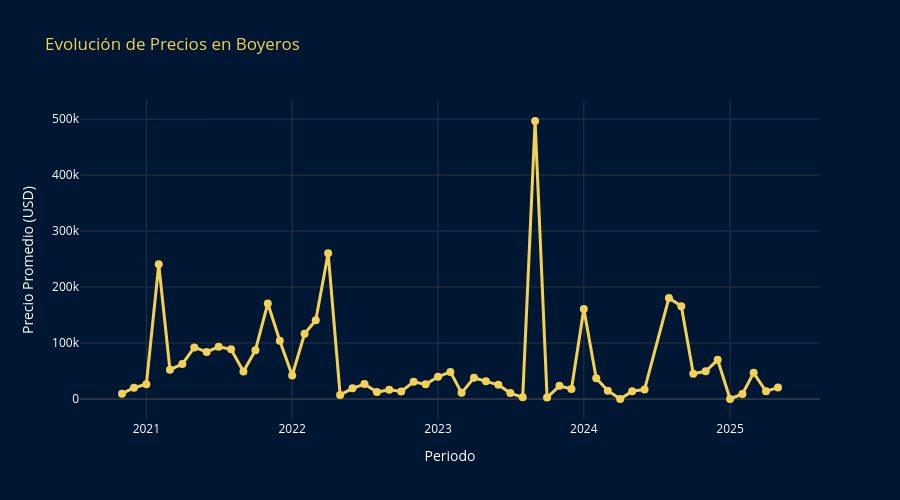
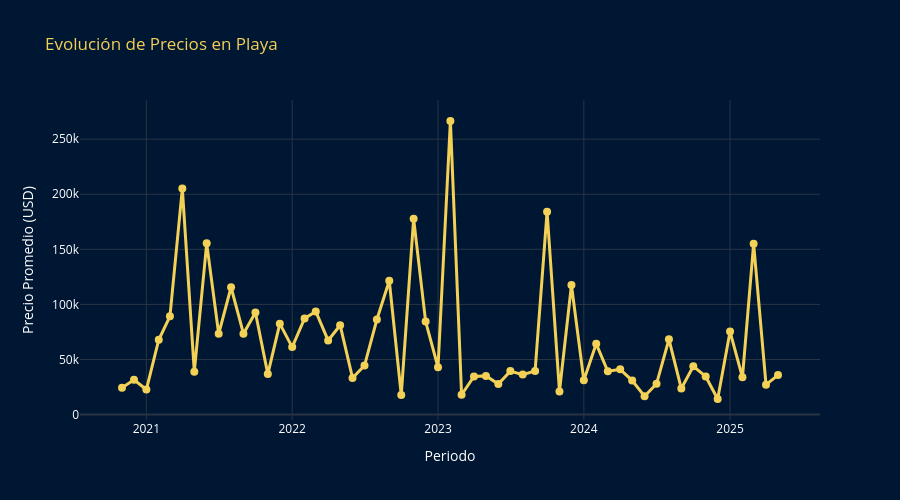
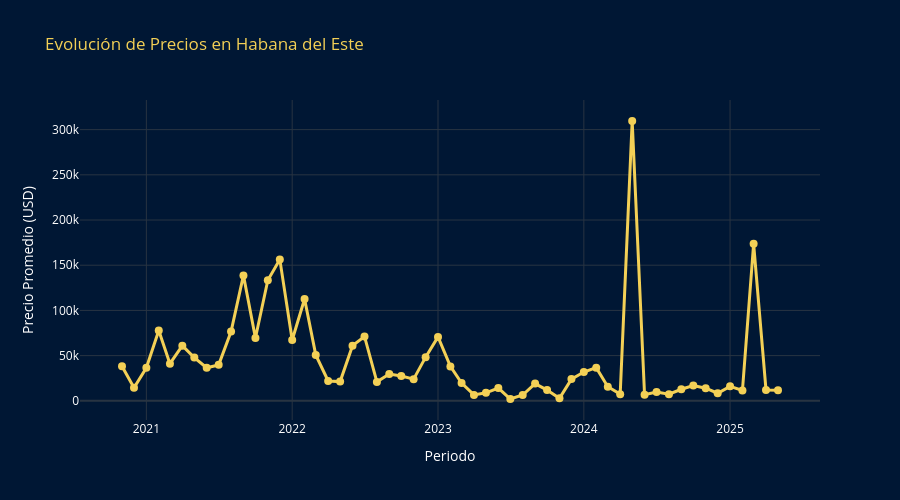
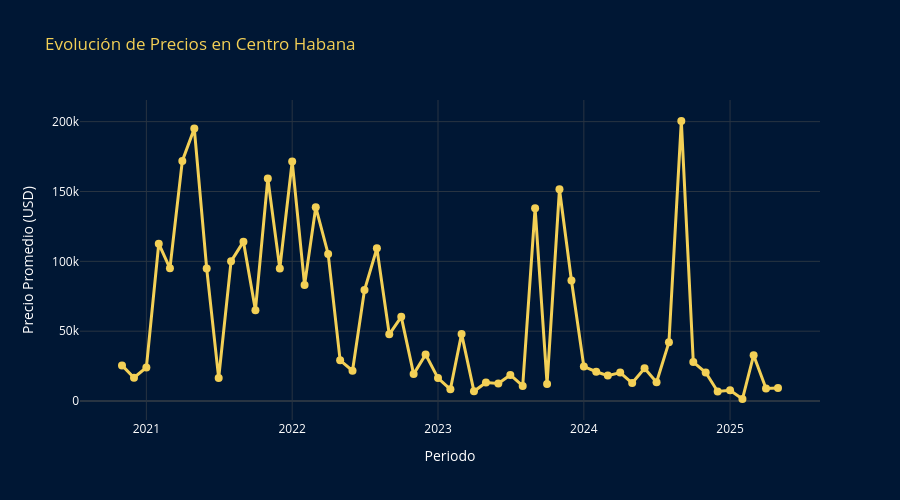

Here is the notebook cell these charts were saved with, in order:
### Code cell
def analizar_municipio(processed_ventas_df, municipio):

    COLOR_PRINCIPAL = "#F3D056"
    COLOR_FONDO = "#001734"

    df_municipio = processed_ventas_df[processed_ventas_df["Municipio"] == municipio].copy()

    if "Fecha" in df_municipio.columns:
    
        df_municipio["Fecha"] = pd.to_datetime(df_municipio["Fecha"])
        df_municipio["Año-Mes"] = df_municipio["Fecha"].dt.to_period("M").astype(str)
        
        precio_mensual_municipio = df_municipio.groupby("Año-Mes", as_index=False)["Precio"].mean()
        
        fig_line = px.line(
            precio_mensual_municipio,
            x="Año-Mes",
            y="Precio",
            title=f"Evolución de Precios en {municipio}",
            labels={"Precio": "Precio Promedio (USD)", "Año-Mes": "Periodo"},
            markers=True
        )
        
        fig_line.update_traces(
            line=dict(color=COLOR_PRINCIPAL, width=3),
            marker=dict(color=COLOR_PRINCIPAL, size=8)
        )
        
        fig_line.update_layout(
            template="plotly_dark",
            plot_bgcolor=COLOR_FONDO,
            paper_bgcolor=COLOR_FONDO,
            font=dict(color="white"),
            title_font=dict(color=COLOR_PRINCIPAL),
            height=500
        )
        fig_line.show()
    

def analizar_municipios(processed_ventas_df, municipios):
    
    for municipio in municipios:
        analizar_municipio(processed_ventas_df, municipio)

analizar_municipio(processed_ventas_df, "Boyeros")
analizar_municipios(processed_ventas_df, ["Playa", "Habana del Este", "Centro Habana", "Guanabacoa"])

### Figure 1 — Plotly figure (JSON) as saved in the notebook; plotly's stock layout.template omitted (floating-point values rounded to 4 significant figures)
{"data": [{"hovertemplate": "Periodo=%{x}<br>Precio Promedio (USD)=%{y}<extra></extra>", "legendgroup": "", "line": {"color": "#F3D056", "dash": "solid", "width": 3}, "marker": {"color": "#F3D056", "size": 8, "symbol": "circle"}, "mode": "lines+markers", "name": "", "orientation": "v", "showlegend": false, "type": "scatter", "x": ["2020-11", "2020-12", "2021-01", "2021-02", "2021-03", "2021-04", "2021-05", "2021-06", "2021-07", "2021-08", "2021-09", "2021-10", "2021-11", "2021-12", "2022-01", "2022-02", "2022-03", "2022-04", "2022-05", "2022-06", "2022-07", "2022-08", "2022-09", "2022-10", "2022-11", "2022-12", "2023-01", "2023-02", "2023-03", "2023-04", "2023-05", "2023-06", "2023-07", "2023-08", "2023-09", "2023-10", "2023-11", "2023-12", "2024-01", "2024-02", "2024-03", "2024-04", "2024-05", "2024-06", "2024-08", "2024-09", "2024-10", "2024-11", "2024-12", "2025-01", "2025-02", "2025-03", "2025-04", "2025-05"], "xaxis": "x", "y": [9577.0, 20050.0, 26390.0, 240600.0, 52400.0, 62460.0, 92160.0, 84020.0, 93240.0, 88660.0, 49310.0, 87180.0, 170600.0, 104000.0, 42060.0, 116500.0, 140700.0, 260500.0, 7328.0, 19080.0, 26690.0, 12420.0, 16410.0, 13370.0, 30610.0, 26170.0, 39790.0, 48450.0, 10950.0, 37860.0, 31500.0, 25350.0, 10560.0, 3002, 496600.0, 2567.0, 23580.0, 17870.0, 160600.0, 36880.0, 14890.0, 0.3333, 14010.0, 17060.0, 180500, 165900, 45000, 49500, 70000, 0, 9000, 46800, 13760.0, 20340.0], "yaxis": "y"}], "layout": {"font": {"color": "white"}, "height": 500, "legend": {"tracegroupgap": 0}, "paper_bgcolor": "#001734", "plot_bgcolor": "#001734", "title": {"font": {"color": "#F3D056"}, "text": "Evolución de Precios en Boyeros"}, "xaxis": {"anchor": "y", "domain": [0, 1], "title": {"text": "Periodo"}}, "yaxis": {"anchor": "x", "domain": [0, 1], "title": {"text": "Precio Promedio (USD)"}}}}

### Figure 2 — Plotly figure (JSON) as saved in the notebook; plotly's stock layout.template omitted (floating-point values rounded to 4 significant figures)
{"data": [{"hovertemplate": "Periodo=%{x}<br>Precio Promedio (USD)=%{y}<extra></extra>", "legendgroup": "", "line": {"color": "#F3D056", "dash": "solid", "width": 3}, "marker": {"color": "#F3D056", "size": 8, "symbol": "circle"}, "mode": "lines+markers", "name": "", "orientation": "v", "showlegend": false, "type": "scatter", "x": ["2020-11", "2020-12", "2021-01", "2021-02", "2021-03", "2021-04", "2021-05", "2021-06", "2021-07", "2021-08", "2021-09", "2021-10", "2021-11", "2021-12", "2022-01", "2022-02", "2022-03", "2022-04", "2022-05", "2022-06", "2022-07", "2022-08", "2022-09", "2022-10", "2022-11", "2022-12", "2023-01", "2023-02", "2023-03", "2023-04", "2023-05", "2023-06", "2023-07", "2023-08", "2023-09", "2023-10", "2023-11", "2023-12", "2024-01", "2024-02", "2024-03", "2024-04", "2024-05", "2024-06", "2024-07", "2024-08", "2024-09", "2024-10", "2024-11", "2024-12", "2025-01", "2025-02", "2025-03", "2025-04", "2025-05"], "xaxis": "x", "y": [24370.0, 31610.0, 22760.0, 67930.0, 89180.0, 205200.0, 38990.0, 155400.0, 73340.0, 115600.0, 73460.0, 92600.0, 36750.0, 82560.0, 61280.0, 87210.0, 93580.0, 67290.0, 81130.0, 33260.0, 44540.0, 86290.0, 121500.0, 17700.0, 177700.0, 84460.0, 42970.0, 266500.0, 18010.0, 34620.0, 35140.0, 27670.0, 39480.0, 36320.0, 39670.0, 184200.0, 20990.0, 117600.0, 31100.0, 64260.0, 39290.0, 41130.0, 30840.0, 16640.0, 27930.0, 68300.0, 23640.0, 43780.0, 34620.0, 14160.0, 75370.0, 33820.0, 155000.0, 27140.0, 35850.0], "yaxis": "y"}], "layout": {"font": {"color": "white"}, "height": 500, "legend": {"tracegroupgap": 0}, "paper_bgcolor": "#001734", "plot_bgcolor": "#001734", "title": {"font": {"color": "#F3D056"}, "text": "Evolución de Precios en Playa"}, "xaxis": {"anchor": "y", "domain": [0, 1], "title": {"text": "Periodo"}}, "yaxis": {"anchor": "x", "domain": [0, 1], "title": {"text": "Precio Promedio (USD)"}}}}

### Figure 3 — Plotly figure (JSON) as saved in the notebook; plotly's stock layout.template omitted (floating-point values rounded to 4 significant figures)
{"data": [{"hovertemplate": "Periodo=%{x}<br>Precio Promedio (USD)=%{y}<extra></extra>", "legendgroup": "", "line": {"color": "#F3D056", "dash": "solid", "width": 3}, "marker": {"color": "#F3D056", "size": 8, "symbol": "circle"}, "mode": "lines+markers", "name": "", "orientation": "v", "showlegend": false, "type": "scatter", "x": ["2020-11", "2020-12", "2021-01", "2021-02", "2021-03", "2021-04", "2021-05", "2021-06", "2021-07", "2021-08", "2021-09", "2021-10", "2021-11", "2021-12", "2022-01", "2022-02", "2022-03", "2022-04", "2022-05", "2022-06", "2022-07", "2022-08", "2022-09", "2022-10", "2022-11", "2022-12", "2023-01", "2023-02", "2023-03", "2023-04", "2023-05", "2023-06", "2023-07", "2023-08", "2023-09", "2023-10", "2023-11", "2023-12", "2024-01", "2024-02", "2024-03", "2024-04", "2024-05", "2024-06", "2024-07", "2024-08", "2024-09", "2024-10", "2024-11", "2024-12", "2025-01", "2025-02", "2025-03", "2025-04", "2025-05"], "xaxis": "x", "y": [38170.0, 14470.0, 36560.0, 77840.0, 41070.0, 61020.0, 47810.0, 36550.0, 39770.0, 76540.0, 138800.0, 69440.0, 133400.0, 156500.0, 67320.0, 112700.0, 50770.0, 21970.0, 21280.0, 61010.0, 71170.0, 20940.0, 29580.0, 27380.0, 23980.0, 48320.0, 70730.0, 38060.0, 19690.0, 6539.0, 8874.0, 14110.0, 2000.0, 6412.0, 19020.0, 11890.0, 2741.0, 24030.0, 31850.0, 36690.0, 15600, 7372.0, 309500.0, 6698.0, 9779.0, 7298.0, 12780.0, 16830.0, 13920.0, 8367.0, 16010.0, 11370.0, 173626, 11980.0, 11790.0], "yaxis": "y"}], "layout": {"font": {"color": "white"}, "height": 500, "legend": {"tracegroupgap": 0}, "paper_bgcolor": "#001734", "plot_bgcolor": "#001734", "title": {"font": {"color": "#F3D056"}, "text": "Evolución de Precios en Habana del Este"}, "xaxis": {"anchor": "y", "domain": [0, 1], "title": {"text": "Periodo"}}, "yaxis": {"anchor": "x", "domain": [0, 1], "title": {"text": "Precio Promedio (USD)"}}}}

### Figure 4 — Plotly figure (JSON) as saved in the notebook; plotly's stock layout.template omitted (floating-point values rounded to 4 significant figures)
{"data": [{"hovertemplate": "Periodo=%{x}<br>Precio Promedio (USD)=%{y}<extra></extra>", "legendgroup": "", "line": {"color": "#F3D056", "dash": "solid", "width": 3}, "marker": {"color": "#F3D056", "size": 8, "symbol": "circle"}, "mode": "lines+markers", "name": "", "orientation": "v", "showlegend": false, "type": "scatter", "x": ["2020-11", "2020-12", "2021-01", "2021-02", "2021-03", "2021-04", "2021-05", "2021-06", "2021-07", "2021-08", "2021-09", "2021-10", "2021-11", "2021-12", "2022-01", "2022-02", "2022-03", "2022-04", "2022-05", "2022-06", "2022-07", "2022-08", "2022-09", "2022-10", "2022-11", "2022-12", "2023-01", "2023-02", "2023-03", "2023-04", "2023-05", "2023-06", "2023-07", "2023-08", "2023-09", "2023-10", "2023-11", "2023-12", "2024-01", "2024-02", "2024-03", "2024-04", "2024-05", "2024-06", "2024-07", "2024-08", "2024-09", "2024-10", "2024-11", "2024-12", "2025-01", "2025-02", "2025-03", "2025-04", "2025-05"], "xaxis": "x", "y": [25500.0, 16710.0, 23990.0, 112600.0, 94970.0, 171900.0, 195100.0, 94820.0, 16450.0, 99990.0, 114100.0, 65060.0, 159400.0, 94860.0, 171500.0, 83000.0, 138700.0, 105300.0, 29160.0, 21670.0, 79440.0, 109300.0, 47780.0, 60270.0, 19270.0, 33310.0, 16440.0, 8420.0, 48060.0, 6958.0, 13180.0, 12540.0, 18670.0, 10820.0, 138000.0, 12240.0, 151600.0, 86330.0, 24690.0, 20990.0, 18210.0, 20400.0, 12880.0, 23490.0, 13460.0, 42010.0, 200500.0, 27890.0, 20430.0, 6878.0, 7700, 1461.0, 32830.0, 8969.0, 9405.0], "yaxis": "y"}], "layout": {"font": {"color": "white"}, "height": 500, "legend": {"tracegroupgap": 0}, "paper_bgcolor": "#001734", "plot_bgcolor": "#001734", "title": {"font": {"color": "#F3D056"}, "text": "Evolución de Precios en Centro Habana"}, "xaxis": {"anchor": "y", "domain": [0, 1], "title": {"text": "Periodo"}}, "yaxis": {"anchor": "x", "domain": [0, 1], "title": {"text": "Precio Promedio (USD)"}}}}
